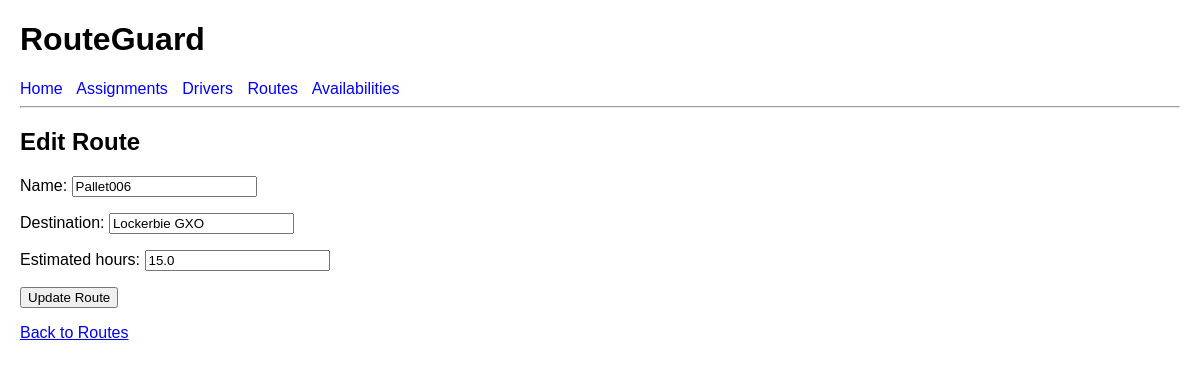
The app's page /routes/7/edit/, older data.
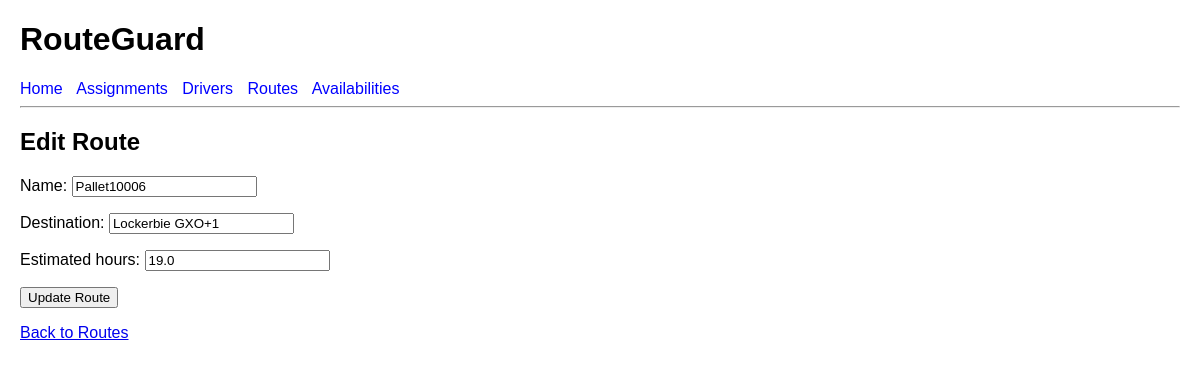
The same page, newer data.
### planner/models.py (models this page shows, shortened)
class Route(models.Model):
    name = models.CharField(max_length=100)
    destination = models.CharField(max_length=100)
    estimated_hours = models.DecimalField(max_digits=4, decimal_places=1)

### planner/views.py (the view)
# urls.py: path("routes/<int:route_id>/edit/", views.edit_route, name="edit_route"),
def edit_route(request, route_id):
    route = get_object_or_404(Route, id=route_id)
    if request.method == "POST":
        form = RouteForm(request.POST, instance=route)
        if form.is_valid():
            form.save()
            return redirect("route_list")
    else:
        form = RouteForm(instance=route)
    return render(
        request,
        "planner/edit_route.html",
        {"form": form, "route": route},
    )

### planner/forms.py
class RouteForm(forms.ModelForm):
    class Meta:
        model = Route
        fields = ["name", "destination", "estimated_hours"]

### planner/templates/planner/edit_route.html (shortened to what this page needs)
{% extends "base.html" %}
{% block content %}
<h2>Edit Route</h2>
<form method="post">
    {{ form.as_p }}
    <button type="submit">Update Route</button>
</form>
<p><a href="{% url 'route_list' %}">Back to Routes</a></p>
{% endblock %}

Row changes from the older to the newer data that the page shows:
changed Route: name "Pallet006" → "Pallet10006"; destination "Lockerbie GXO" → "Lockerbie GXO+1"; estimated_hours "15.0" → "19.0"
